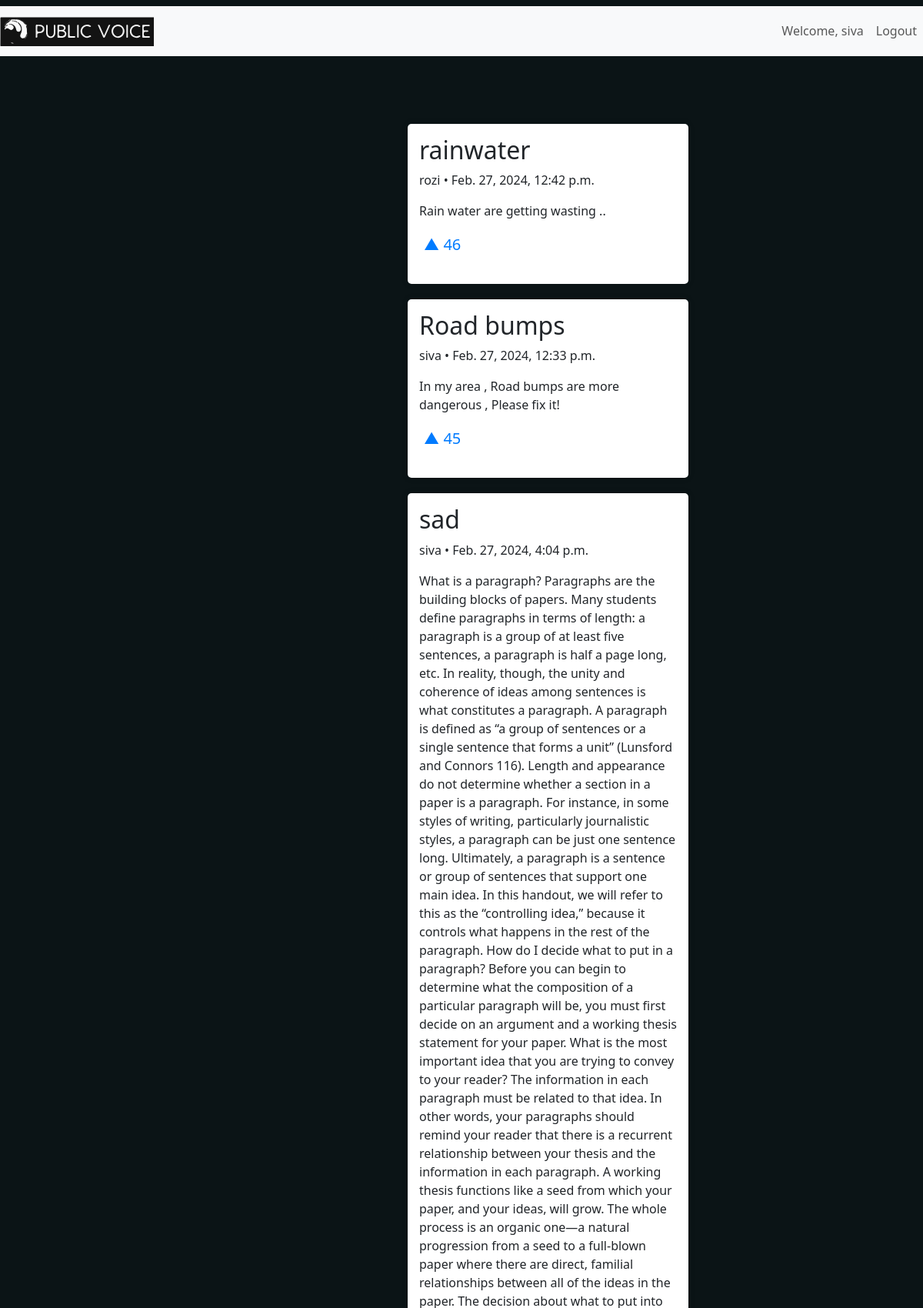
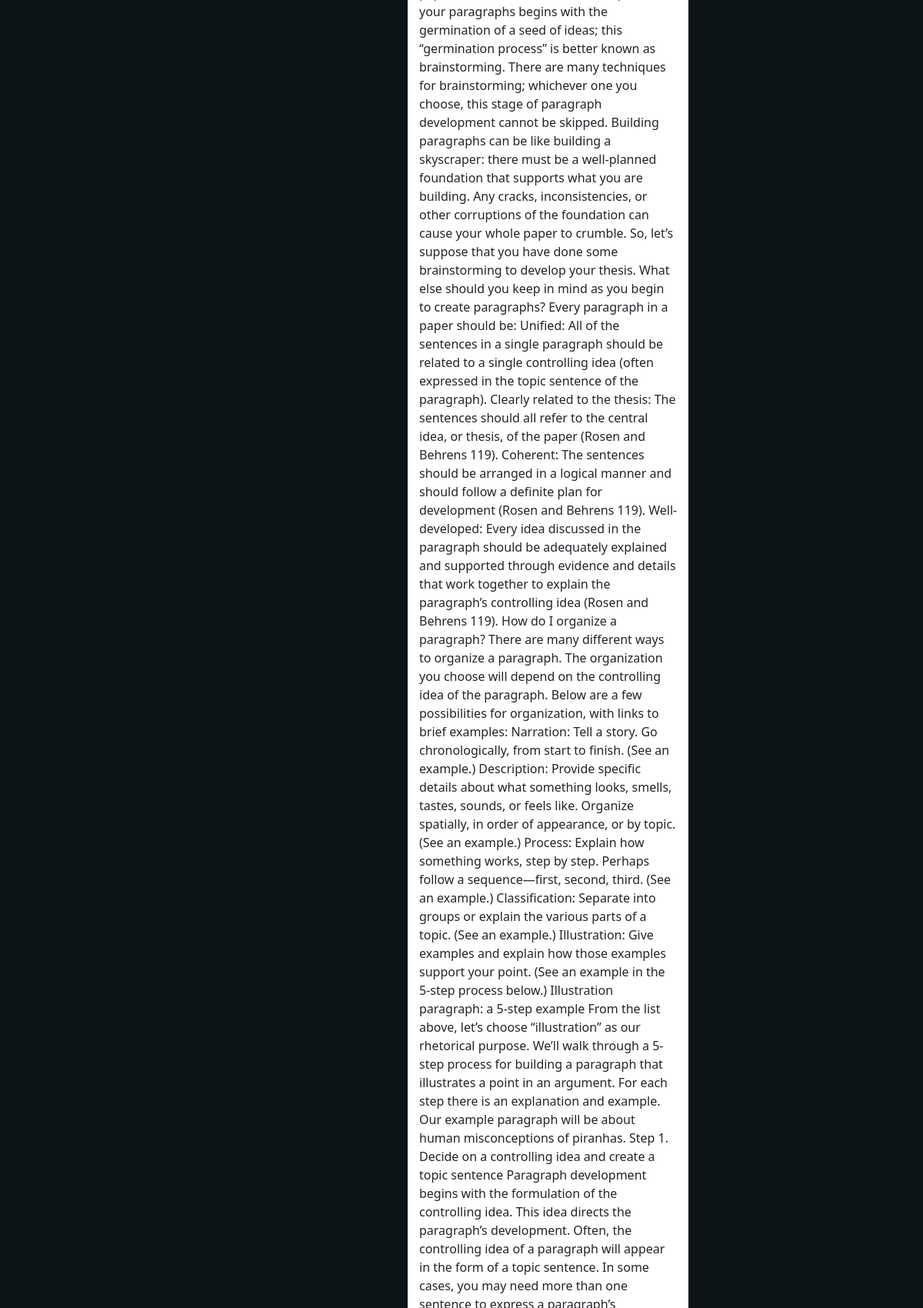
Screenshot of / (signed in, upper part) with the database file from the repository (2 pictures, top to bottom).
### home/models.py (models this page shows, shortened)
class post(models.Model):
    user = models.ForeignKey(User, related_name="posts", on_delete=models.CASCADE)
    title = models.CharField(max_length=100)
    content = models.TextField(max_length=1000)
    date_posted = models.DateTimeField(auto_now_add=True)
    upvotes = models.IntegerField(default=0)

### home/views.py (the view)
# urls.py: path('',views.home,name="home"),
def home(request):
    if request.method=="POST":
        post_id=request.POST.get("post_id")
        selected_post = get_object_or_404(post, pk=post_id)
        selected_post.upvote()
    posts=post.objects.order_by('-upvotes')
    return render(request,"home.html",{'posts':posts})

### home/templates/home.html (shortened to what this page needs)
{% extends "layout.html" %}
{% block content %}
    <div class="home-container">
        <div class="row">
            <div class="col-md-8">
                <div class="feed-container">
                    <div class="feed">
                        {% for post in posts %}
                            <div class="post-box">
                                <div class="post">
                                    <h2>{{ post.title }}</h2>
                                    <p>{{ post.user.username }} • {{ post.date_posted }}</p>
                                    <p>{{ post.content }}</p>
                                    <form action="{% url 'home' %}" method="post">
                                        <button type="submit" name="upvote" class="upvote-btn">&#9650;  {{ post.upvotes }}</button>
                                    </form>
                                </div>
                            </div>
                        {% endfor %}
                    </div>
                </div>
            </div>
        </div>
    </div>
{% endblock %}

### home/templates/layout.html (shortened to what this page needs)
{% load static %}
<!DOCTYPE html>
<html lang="en">
<head>
    <link rel="stylesheet" href="https://cdn.jsdelivr.net/npm/bootstrap@5.3.3/dist/css/bootstrap.min.css">
    <link rel="stylesheet" href="{% static 'style.css' %}">
</head>
<body>
    <div class="navbar">
        <nav class="navbar navbar-expand-lg navbar-light bg-light container-fluid">
            <a class="navbar-brand" href="{% url 'home' %}">
                <img src="{% static 'src/logob.svg' %}" alt="Logo" class="d-inline-block align-text-top" style="width: 200px; height: fit-content;" >
            </a>
                    <ul class="navbar-nav ml-auto">
                        {%if user.is_authenticated%}
                            <li class="nav-item">
                                <a class="nav-link" href="#">Welcome, {{user.username}}</a>
                            </li>
                            <li class="nav-item">
                                <a class="nav-link" href="{% url 'logout' %}">Logout</a>
                            </li>
                        {%else%}
                            <li class="nav-item">
                                <a class="nav-link" href="{% url 'user' %}">Login</a>
                            </li>
                        {%endif%}
                    </ul>
                </div>
        {% block content %}
        {% endblock %}
</body>
</html>

### home/static/style.css (style rules this page uses)
:root { --color-secondary-background-hover: #223237; --color-secondary-background-selected: #33464C; }
body { background-color: #0B1416; overflow-x: hidden; }
.navbar-brand img { width: 30px; height: 24px; }
.home-container { margin-left: 400px; }
.feed-container { max-height: calc(100vh - 150px); overflow-y: auto; display: flex; justify-content: center; align-items: flex-start; padding: 20px; margin-top: 50px; margin-left: 100px; }
body { background-color: #0B1416; }
.feed-container { max-height: calc(100vh - 150px); overflow-y: auto; display: flex; justify-content: center; align-items: flex-start; padding: 20px; margin-top: 50px; }
.feed { padding: 10px; }
.post { margin-bottom: 20px; }
.post-box { background-color: #ffffff; padding: 15px; margin-bottom: 20px; border-radius: 5px; box-shadow: 0 0 10px rgba(0, 0, 0, 0.1); }
.upvote-btn { background: none; border: none; font-size: 20px; color: #007bff; cursor: pointer; outline: none; }

### rows the page displays
post: title "rainwater", user.username "rozi", date_posted "Feb. 27, 2024, 12:42 p.m.", content "Rain water are getting wasting ..", upvotes "46"
post: title "Road bumps", user.username "siva", date_posted "Feb. 27, 2024, 12:33 p.m.", content "In my area , Road bumps are more dangerous , Please fix it!", upvotes "45"
post: title "sad", user.username "siva", date_posted "Feb. 27, 2024, 4:04 p.m."

### other values shown
{{ user.username }} "siva"
